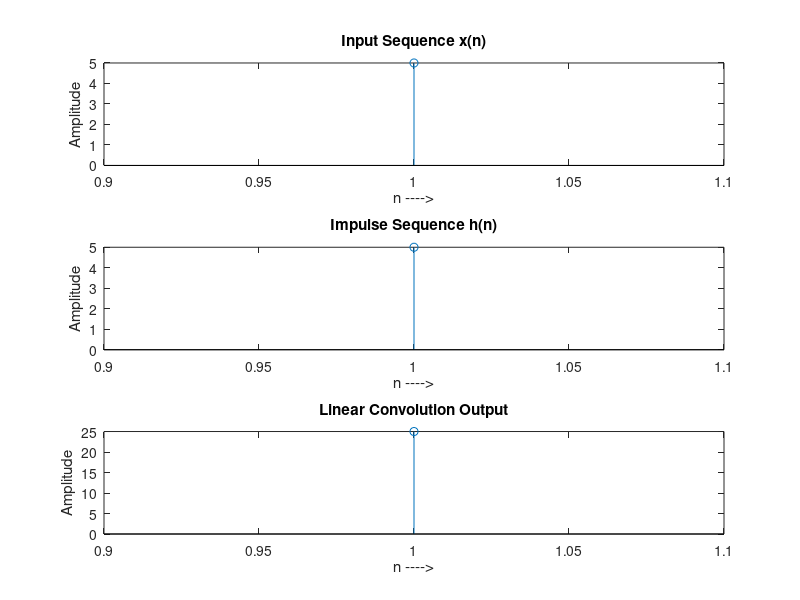

The MATLAB source for this figure:
clc;
clear all;
close all;

x = input('enter 1st seq = 5 6 7 8');
h = input('enter 2nd seq = 8 7 6 5');

y = conv(x,h);

figure;

subplot(3,1,1);
stem(x);
ylabel('Amplitude');
xlabel('n ---->');
title('Input Sequence x(n)');

subplot(3,1,2);
stem(h);
ylabel('Amplitude');
xlabel('n ---->');
title('Impulse Sequence h(n)');

subplot(3,1,3);
stem(y);
ylabel('Amplitude');
xlabel('n ---->');
title('Linear Convolution Output');

disp('The result is');
disp(y);
